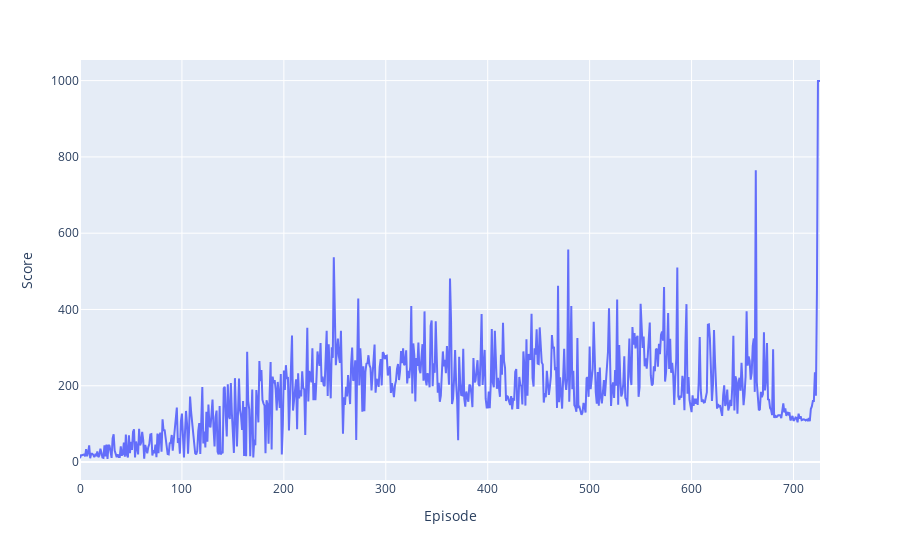

Here is the notebook cell this chart was saved with:
### Code cell
data = scores
fig = px.line(x=range(len(data)), y=data, labels={'x': 'Episode', 'y': 'Score'})
fig.show()

### Figure 1 — Plotly figure (JSON) as saved in the notebook; plotly's stock layout.template omitted (floating-point values rounded to 4 significant figures; data arrays with more than 128 entries replaced by an {"elided": "..."} marker saying what was removed)
{"data": [{"hovertemplate": "Episode=%{x}<br>Score=%{y}<extra></extra>", "legendgroup": "", "line": {"color": "#636efa", "dash": "solid"}, "marker": {"symbol": "circle"}, "mode": "lines", "name": "", "orientation": "v", "showlegend": false, "type": "scatter", "x": {"elided": "727 int values"}, "xaxis": "x", "y": {"elided": "727 int values"}, "yaxis": "y"}], "layout": {"legend": {"tracegroupgap": 0}, "margin": {"t": 60}, "xaxis": {"anchor": "y", "domain": [0, 1], "title": {"text": "Episode"}}, "yaxis": {"anchor": "x", "domain": [0, 1], "title": {"text": "Score"}}}}
